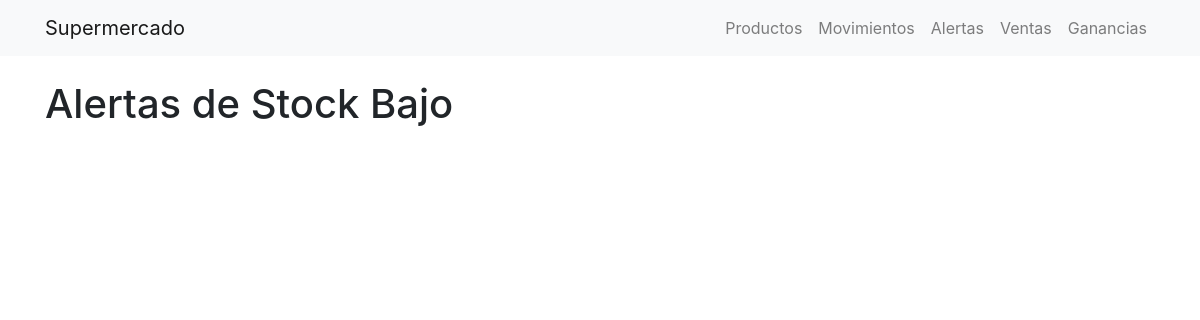
Before: /alertas with the older database file.
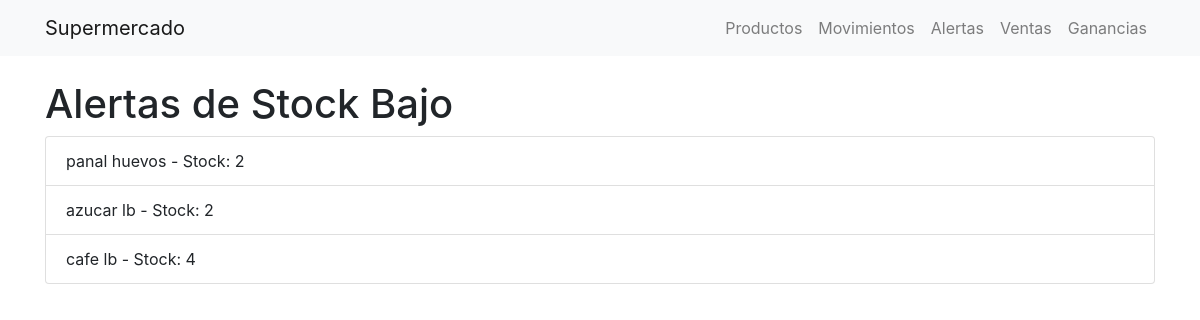
After: the same page with the newer database file.
### app.py (models this page shows)
class Producto(db.Model):
    id = db.Column(db.Integer, primary_key=True)
    nombre = db.Column(db.String(100), nullable=False)
    categoria = db.Column(db.String(100), nullable=False)
    precio_compra = db.Column(db.Float, nullable=False)
    precio_venta = db.Column(db.Float, nullable=False)
    stock_disponible = db.Column(db.Integer, nullable=False)
    proveedor = db.Column(db.String(100), nullable=False)
    umbral_alerta = db.Column(db.Integer, nullable=False, default=5)

### app.py (the view)
@app.route('/alertas')
def alertas():
    productos = Producto.query.all()
    alertas = [p for p in productos if p.stock_disponible < p.umbral_alerta]
    return render_template('alertas.html', alertas=alertas)

### templates/alertas.html
{% extends 'index.html' %}
{% block content %}
    <h1>Alertas de Stock Bajo</h1>
    <ul class="list-group">
        {% for alerta in alertas %}
            <li class="list-group-item">
                {{ alerta.nombre }} - Stock: {{ alerta.stock_disponible }}
            </li>
        {% endfor %}
    </ul>
{% endblock %}

Changed rows visible on the page:
now on this page (row edited): Producto: nombre "panal huevos", stock_disponible "2"
now on this page (row edited): Producto: nombre "azucar lb", stock_disponible "2"
added Producto: nombre "cafe lb", stock_disponible "4"
